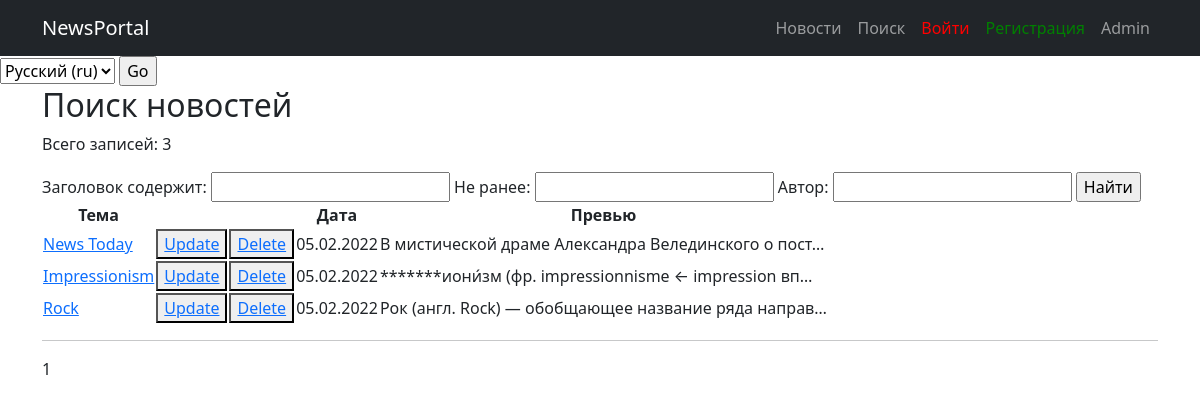
/news/search/, run on an earlier commit of the app's database.
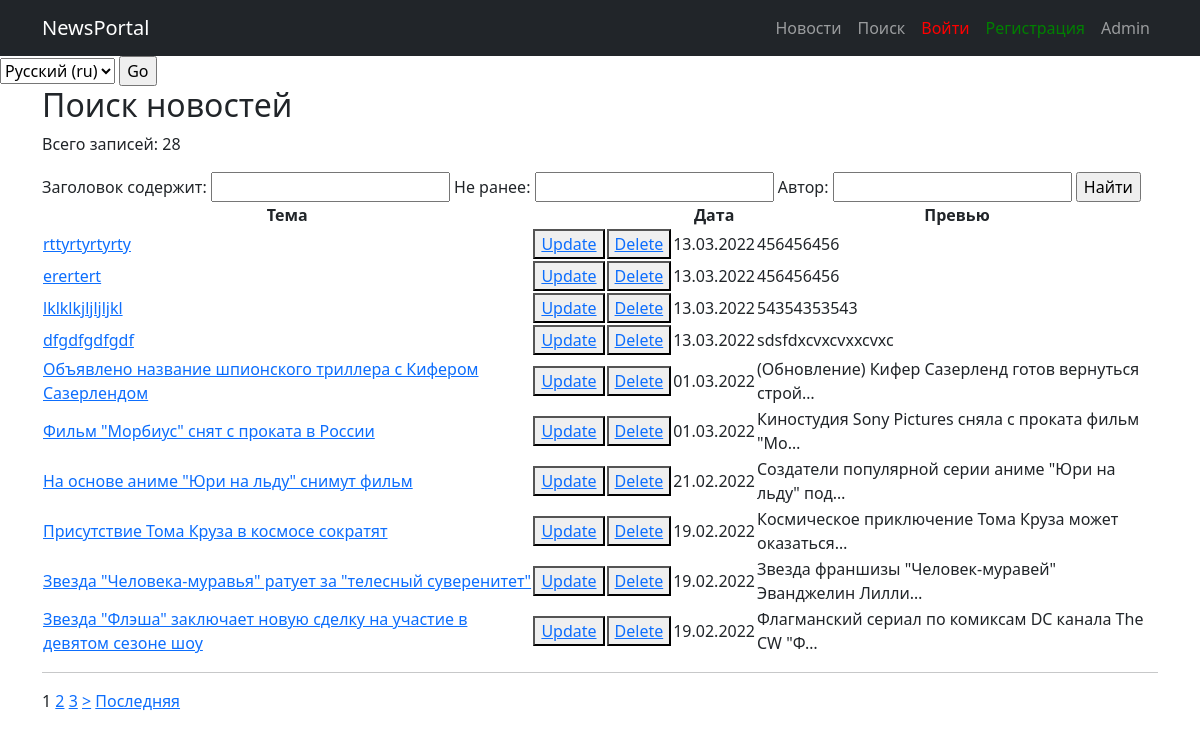
And on a later commit of the database.
### newsportal/models.py (models this page shows, shortened)
class Post(models.Model):
    post = 'post'
    news = 'news'
    TYPE_POST = [
        (post, 'Post'),
        (news, 'News'),
    ]
    date_post = models.DateTimeField(auto_now_add=True)
    type_post = models.CharField(max_length=4, choices=TYPE_POST, default=post)
    title_post = models.TextField()
    body_post = models.TextField()
    rate_post = models.IntegerField(default=0)
    author_post = models.ForeignKey("Author", on_delete=models.CASCADE)
    category_post = models.ManyToManyField(Category)

### newsportal/views.py (the view)
# urls.py: path('search/', NewsSearch.as_view(), name='news_search'),
class NewsSearch(ListView):
    model = Post
    template_name = 'search.html'
    context_object_name = 'news'
    ordering = ['-id']
    paginate_by = 10
    def get_filter(self):
        return PostFilter(self.request.GET, queryset=super().get_queryset())
    def get_queryset(self):
        return self.get_filter().qs
    def get_context_data(self, *args, **kwargs):
        return {
            **super().get_context_data(*args, **kwargs),
            'filter': self.get_filter(),
            'count_posts': Paginator(Post.objects.all().order_by('-id'), 1),
        }

### newsportal/templatetags/custom_filters.py (called while the page is built)
@register.filter(name='censor')
@stringfilter
def censor(value):
    lowtext = ''
    stopword = ['бес', 'вам', 'ами', 'ние', 'импресс', 'также']
    ln = len(stopword)
    censored_text = ''
    text = ''
    block = '*'
    for i in value:
        text += i
        lowtext = text.lower()
        flag = 0
        for j in stopword:
            if not lowtext in j:
                flag += 1
            if lowtext == j:
                censored_text += block * len(text)
                flag -= 1
                text = ''
        if flag == ln:
            censored_text += text
            text = ''
    if lowtext != '' and lowtext not in stopword:
        censored_text += text
    elif lowtext != '':
        censored_text += block * len(text)
    return censored_text

### templates/search.html (shortened to what this page needs)
{% extends 'account/base.html' %}
{% load i18n %}
{% load custom_filters %}
{% block content %}
<h2>{% trans 'Поиск новостей' %}</h2>
<p>{% trans 'Всего записей:' %} {{count_posts.count}}</p>
<form method="GET">
    {{filter.form}}
    <input type="submit" value="{% trans 'Найти' %}">
</form>
{% if news %}
<table>
    <tr>
        <td align="center"><b>{% trans 'Тема' %}</b></td>
        <td></td>
        <td></td>
        <td align="center"><b>{% trans 'Дата' %}</b></td>
        <td align="center"><b>{% trans 'Превью' %}</b></td>
    </tr>
    {% for newspost in object_list %}
    <tr>
        <td><a href="{% url 'news_detail' newspost.id %}">{{newspost.title_post|censor}}</a></td>
        <td><button><a href="{% url 'news_update' newspost.id %}">Update</a></button></td>
        <td><button><a href="{% url 'news_delete' newspost.id %}">Delete</a></button></td>
        <td>{{newspost.date_post|date:'d.m.Y'}}</td>
        <td>{{newspost.body_post|truncatechars:51|censor}}</td>
    </tr>
    {% endfor %}
</table>
{% else %}
<h2>No news</h2>
{% endif %}
<hr>
<div class="pagination">
    <span class="step-links">
        <span class="current">
            {% for num in page_obj.paginator.page_range %}
                {% if page_obj.number == num %}
                    <a>{{ num }}</a>
                {% elif num > page_obj.number|add:'-3' and num < page_obj.number|add:'3' %}
                    <a href="?page={{ num }}">{{ num }}</a>
                {% endif %}
            {% endfor %}
        </span>
        {% if page_obj.has_next %}
            <a href="?page={{ page_obj.next_page_number }}">></a>
            <a href="?page={{ page_obj.paginator.num_pages }}">{% trans 'Последняя' %}</a>
        {% endif %}
    </span>
</div>
{% endblock content %}

What changed in the data, as far as the page shows it:
no longer on this page (row unchanged): Post: title_post|censor "News Today", date_post "05.02.2022", body_post|censor "В мистической драме Александра Велединского о пост…"
no longer on this page (row unchanged): Post: title_post|censor "Impressionism", date_post "05.02.2022", body_post|censor "*******иони́зм (фр. impressionnisme ← impression вп…"
no longer on this page (row unchanged): Post: title_post|censor "Rock", date_post "05.02.2022", body_post|censor "Рок (англ. Rock) — обобщающее название ряда направ…"
added Post: title_post|censor "rttyrtyrtyrty", date_post "13.03.2022", body_post|censor "456456456"
added Post: title_post|censor "erertert", date_post "13.03.2022", body_post|censor "456456456"
added Post: title_post|censor "lklklkjljljljkl", date_post "13.03.2022", body_post|censor "54354353543"
added Post: title_post|censor "dfgdfgdfgdf", date_post "13.03.2022", body_post|censor "sdsfdxcvxcvxxcvxc"
added Post: title_post|censor "Объявлено название шпионского триллера с Кифером Сазерлендом", date_post "01.03.2022", body_post|censor "(Обновление) Кифер Сазерленд готов вернуться строй…"
added Post: title_post|censor "Фильм \"Морбиус\" снят с проката в России", date_post "01.03.2022", body_post|censor "Киностудия Sony Pictures сняла с проката фильм \"Мо…"
added Post: title_post|censor "На основе аниме \"Юри на льду\" снимут фильм", date_post "21.02.2022", body_post|censor "Создатели популярной серии аниме \"Юри на льду\" под…"
added Post: title_post|censor "Присутствие Тома Круза в космосе сократят", date_post "19.02.2022", body_post|censor "Космическое приключение Тома Круза может оказаться…"
added Post: title_post|censor "Звезда \"Человека-муравья\" ратует за \"телесный суверенитет\"", date_post "19.02.2022", body_post|censor "Звезда франшизы \"Человек-муравей\" Эванджелин Лилли…"
added Post: title_post|censor "Звезда \"Флэша\" заключает новую сделку на участие в девятом сезоне шоу", date_post "19.02.2022", body_post|censor "Флагманский сериал по комиксам DC канала The CW \"Ф…"
Also different on the page:
{{ count_posts.count }}: "3" → "28"
new list line: "2"
new list line: "3"
text now shown: "> Последняя"
